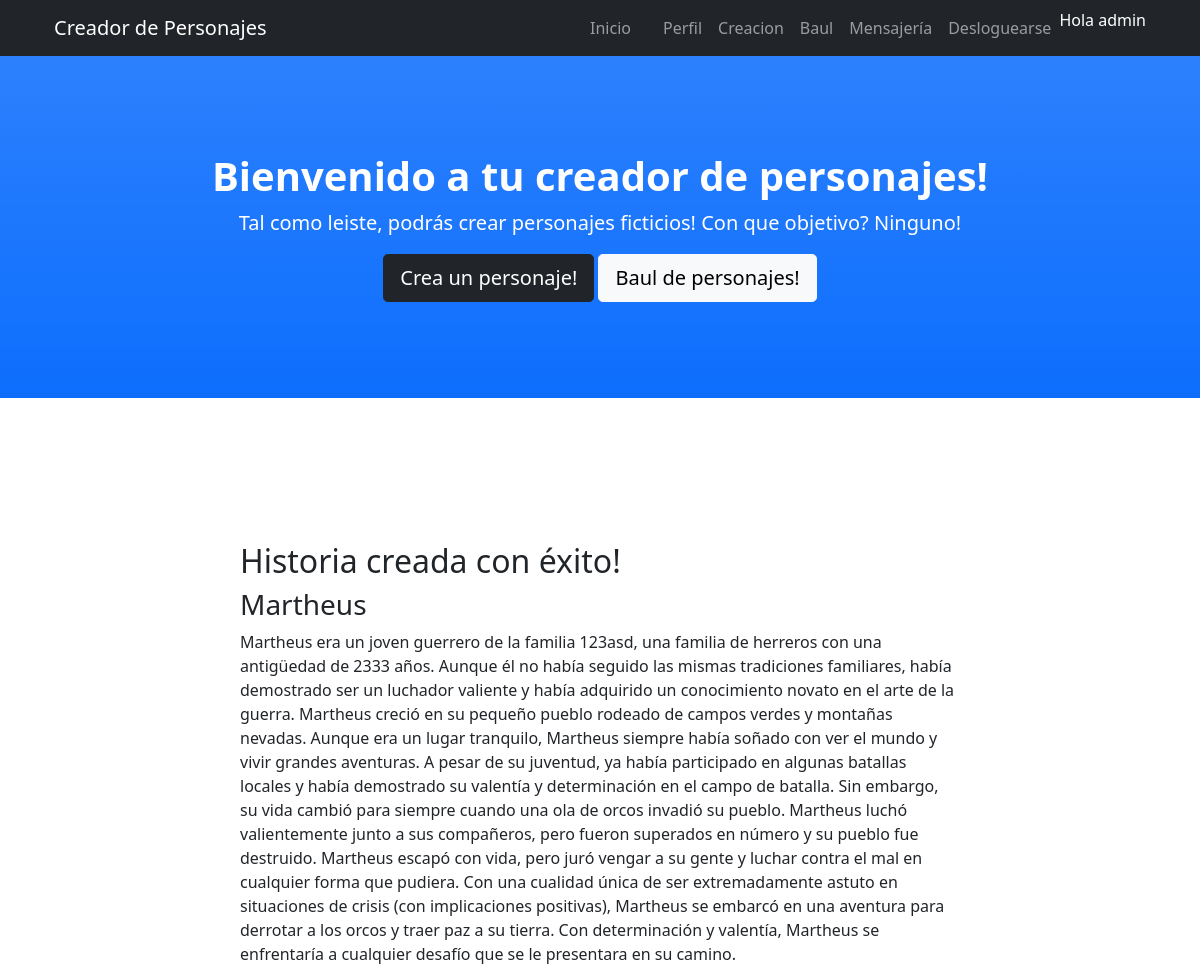
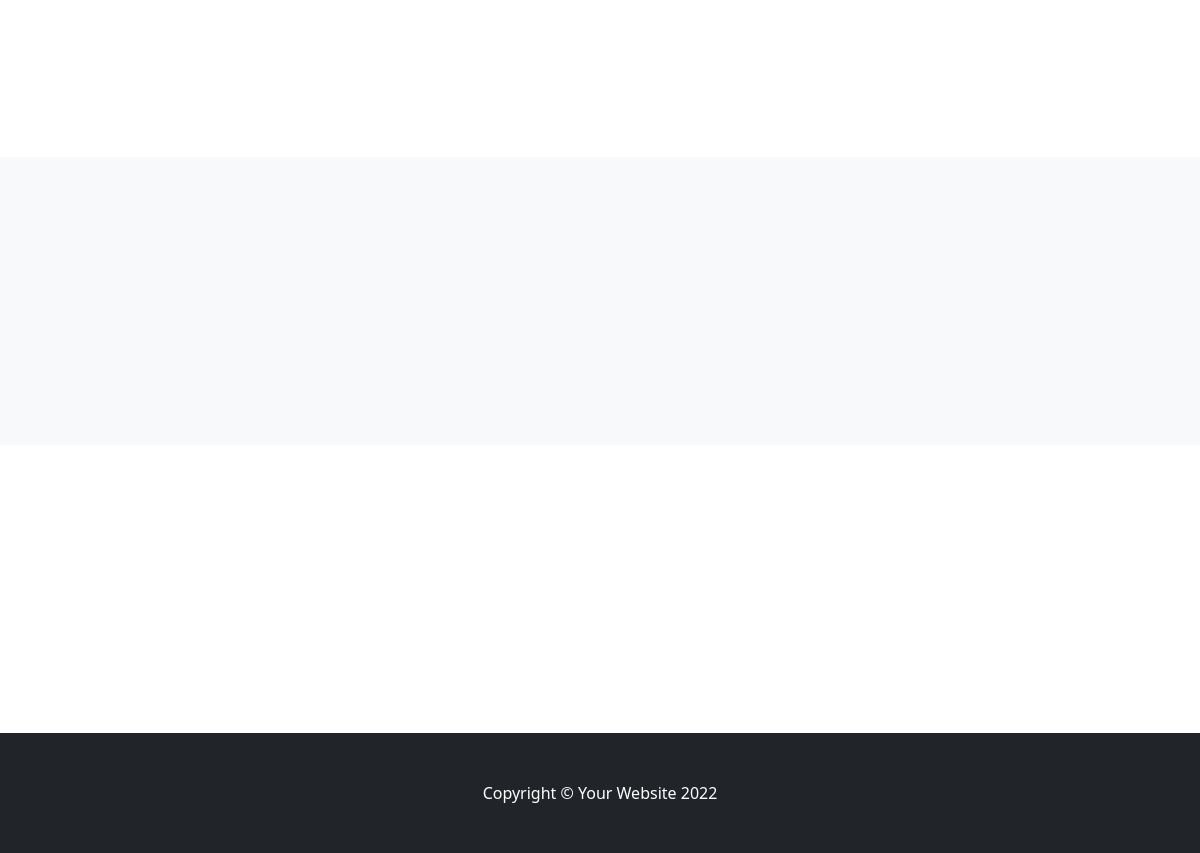
/PersonajesApp/crearHistoria/4/ (signed in), run on the app's committed database (2 pictures, top to bottom).
### PersonajesApp/models.py (models this page shows, shortened)
class DatosPersonaje(models.Model):
    idPersonaje = models.AutoField(primary_key=True)
    nombre=models.CharField(max_length=50)
    raza=models.CharField(max_length=50)
    edad = models.IntegerField()
    altura = models.FloatField()
    peso = models.IntegerField()
    usuario = models.CharField(max_length=50)

class HistoriaPersonaje(models.Model):
    idPersonaje = models.ForeignKey(DatosPersonaje, on_delete=models.CASCADE)
    historia = models.TextField()

### PersonajesApp/views.py (the view, shortened to what this page needs)
# urls.py: path("crearHistoria/<personaje_id>/",crearHistoria, name="crearHistoria"),
@login_required
def crearHistoria(request, personaje_id):
    personaje = DatosPersonaje.objects.get(idPersonaje= personaje_id)
    profesion_id = Relacion_personaje_profesion.objects.get(idPersonaje_id=personaje_id).idProfesion_id
    profesion = DatosProfesion.objects.get(idProfesion = profesion_id)
    familia_id = Relacion_personaje_familia.objects.get(idPersonaje_id=personaje_id).idFamilia_id
    familia = DatosFamilia.objects.get(idFamilia = familia_id)
    nombrePersonaje = personaje.nombre
    aniosPersonaje = personaje.edad
    razaPersonaje = personaje.raza
    nombreFamilia = familia.familia
    profesionFamilia = familia.profesionFamilia
    antiguedadFamilia = familia.antiguedad
    profesionPersonaje = profesion.profesion
    expertisPersonaje = profesion.expertis
    semilla = random.random()
    prompt_chatGPT3 = f"""Usar semilla: "{semilla}". Estilo de J. R. R. Tolkien. Redactar en 200 palabras la hoja de vida de un personaje ficticio llamado  "{nombrePersonaje}", de raza {razaPersonaje}.Creció en una familia de nombre "{nombreFamilia}" que tiene {antiguedadFamilia} años de antigüedad. Históricamente la familia se dedicó a la {profesionFamilia}. "{nombrePersonaje}" ejerce la profesión de {profesionPersonaje} y tiene un conocimiento {expertisPersonaje}. {nombrePersonaje} tiene {aniosPersonaje} años. Cualidad única al azar, decidir al azar si tiene implicancias negativas, neutras o positivas. Desarrollar introducción y crecimiento del personaje en relación a su pueblo. Finalizar con evento narrativo que de inicio a una aventura."""
    historia_vieja = HistoriaPersonaje.objects.filter(idPersonaje_id=personaje_id)
    if len(historia_vieja)!= 0:
        if historia_vieja[0].historia != "Error al crear historia":
            historia = historia_vieja[0].historia
            return render(request,"crearHistoria.html",{"personaje":personaje,"historia":historia,"mensaje":"Historia creada con éxito!"})
    else:
        respuesta_chat, mensaje = send_message(prompt_chatGPT3)
        HistoriaPersonaje.objects.create(idPersonaje_id=personaje_id,historia = respuesta_chat)
        historia = HistoriaPersonaje.objects.filter(idPersonaje_id=personaje_id)[0].historia
    return render(request,"crearHistoria.html",{"personaje":personaje,"historia":historia,"mensaje":mensaje})

### PersonajesApp/templates/crearHistoria.html (shortened to what this page needs)
{% extends './padre.html' %} {% load static %} {% block contenidoEleccion %}
<section id="about">
  <div class="container px-4">
    <div class="row gx-4 justify-content-center">
      <div class="col-lg-8" id="crearPJ">
        {% if mensaje %}
        <h2>{{ mensaje }}</h2>
        <h3>{{ personaje.nombre }}</h3>
        <p> {{ historia }} </p>
        {% endif %}
      </div>
    </div>
  </div>
</section>
{% endblock %}

### PersonajesApp/templates/padre.html (shortened to what this page needs)
<!DOCTYPE html>
<html lang="en">
  <head>
    {% load static %}
    <link href="{% static 'css/styles.css' %}" rel="stylesheet" />
  </head>
  <body id="page-top">
    <nav
      class="navbar navbar-expand-lg navbar-dark bg-dark fixed-top"
      id="mainNav"
    >
      <div class="container px-4">
        <a class="navbar-brand" href="#page-top">Creador de Personajes</a>
        <div class="collapse navbar-collapse" id="navbarResponsive">
          <ul class="navbar-nav ms-auto">
            <li class="nav-item">
              <a class="nav-link" href="{% url 'inicio' %}">Inicio</a>
            </li>
            {% if user.is_authenticated %}
            <li class="nav-item">
              <a class="nav-link" href="{% url 'perfilUsuario' %}"
                ><img src="{{ avatar }}" height="40rem"
              /></a>
            </li>
            <li class="nav-item">
              <a class="nav-link" href="{% url 'perfilUsuario' %}">Perfil</a>
            </li>
            <li class="nav-item">
              <a class="nav-link" href="{% url 'creacionPj' %}">Creacion</a>
            </li>
            <li class="nav-item">
              <a class="nav-link" href="{% url 'baulPersonajes' %}">Baul</a>
            </li>
            <li class="nav-item">
              <a class="nav-link" href="{% url 'mensajeria' %}">Mensajería</a>
            </li>
            <li class="nav-item">
              <a class="nav-link" href="{% url 'Logout' %}">Desloguearse</a>
            </li>
            <p style="color: white">Hola {{ user.username }}</p>
            {% endif %}
          </ul>
        </div>
      </div>
    </nav>
    <header class="bg-primary bg-gradient text-white">
      <div class="container px-4 text-center">
        <h1 class="fw-bolder">Bienvenido a tu creador de personajes!</h1>
        <p class="lead">
          Tal como leiste, podrás crear personajes ficticios! Con que objetivo?
          Ninguno!
        </p>
        {% if user.is_authenticated %}
        <a class="btn btn-lg btn-dark" href="{% url 'creacionPj' %}"
          >Crea un personaje!</a
        >
        <a class="btn btn-lg btn-light" href="{% url 'baulPersonajes' %}"
          >Baul de personajes!</a
        >
        {% endif %}
      </div>
    </header>
    {% block contenidoEleccion %} {% endblock %}
    <section class="bg-light" id="services">
    </section>
    <section id="contact">
    </section>
    <footer class="py-5 bg-dark">
      <div class="container px-4">
        <p class="m-0 text-center text-white">
          Copyright &copy; Your Website 2022
        </p>
      </div>
    </footer>
  </body>
</html>

### data on the page
DatosPersonaje: nombre "Martheus"
HistoriaPersonaje: historia "Martheus era un joven guerrero de la familia 123asd, una familia de herreros con una antigüedad de 2333 años. Aunque él no había seguido las mismas tradiciones familiares, había demostrado ser un luchador valiente y había adquirido un conocimiento novato en el arte de la guerra. Martheus creció en su pequeño pueblo rodeado de campos verdes y montañas nevadas. Aunque era un lugar tranquilo, Martheus siempre había soñado con ver el mundo y vivir grandes aventuras. A pesar de su juventud, ya había participado en algunas batallas locales y había demostrado su valentía y determinación en el campo de batalla. Sin embargo, su vida cambió para siempre cuando una ola de orcos invadió su pueblo.…"

### other printed values
{{ user.username }} "admin"
{{ mensaje }} "Historia creada con éxito!"
